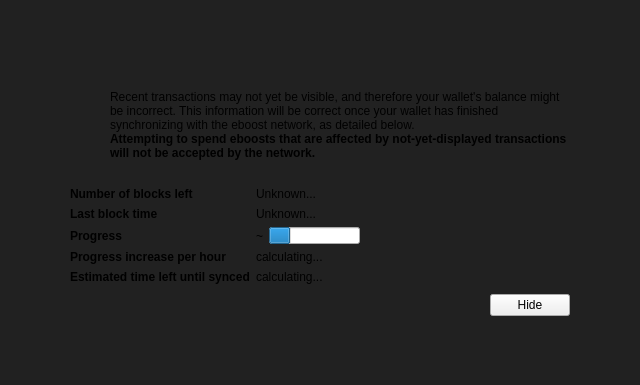
<?xml version="1.0" encoding="UTF-8"?>
<ui version="4.0">
 <class>ModalOverlay</class>
 <widget class="ModalOverlay" name="ModalOverlay">
  <property name="geometry">
   <rect>
    <x>0</x>
    <y>0</y>
    <width>640</width>
    <height>385</height>
   </rect>
  </property>
  <property name="windowTitle">
   <string>Form</string>
  </property>
  <layout class="QVBoxLayout" name="verticalLayout" stretch="0">
   <property name="sizeConstraint">
    <enum>QLayout::SetDefaultConstraint</enum>
   </property>
   <property name="leftMargin">
    <number>0</number>
   </property>
   <property name="topMargin">
    <number>0</number>
   </property>
   <property name="rightMargin">
    <number>0</number>
   </property>
   <property name="bottomMargin">
    <number>0</number>
   </property>
   <item>
    <widget class="QWidget" name="bgWidget" native="true">
     <property name="styleSheet">
      <string notr="true">#bgWidget { background: rgba(0,0,0,220); }</string>
     </property>
     <layout class="QVBoxLayout" name="verticalLayoutMain" stretch="1">
      <property name="leftMargin">
       <number>60</number>
      </property>
      <property name="topMargin">
       <number>60</number>
      </property>
      <property name="rightMargin">
       <number>60</number>
      </property>
      <property name="bottomMargin">
       <number>60</number>
      </property>
      <item>
       <widget class="QWidget" name="contentWidget" native="true">
        <layout class="QVBoxLayout" name="verticalLayoutSub" stretch="1,0,0,0">
         <property name="spacing">
          <number>0</number>
         </property>
         <property name="leftMargin">
          <number>10</number>
         </property>
         <property name="topMargin">
          <number>10</number>
         </property>
         <property name="rightMargin">
          <number>10</number>
         </property>
         <property name="bottomMargin">
          <number>10</number>
         </property>
         <item>
          <layout class="QHBoxLayout" name="horizontalLayoutIconText" stretch="0,1">
           <property name="topMargin">
            <number>20</number>
           </property>
           <item>
            <layout class="QVBoxLayout" name="verticalLayoutIcon">
             <property name="leftMargin">
              <number>0</number>
             </property>
             <item>
              <widget class="QPushButton" name="warningIcon">
               <property name="enabled">
                <bool>false</bool>
               </property>
               <property name="text">
                <string/>
               </property>
               <property name="icon">
                <iconset>
                 <normaloff>:/icons/warning</normaloff>
                 <disabledoff>:/icons/warning</disabledoff>:/icons/warning</iconset>
               </property>
               <property name="iconSize">
                <size>
                 <width>48</width>
                 <height>48</height>
                </size>
               </property>
               <property name="flat">
                <bool>true</bool>
               </property>
              </widget>
             </item>
             <item>
              <spacer name="verticalSpacerWarningIcon">
               <property name="orientation">
                <enum>Qt::Vertical</enum>
               </property>
               <property name="sizeHint" stdset="0">
                <size>
                 <width>20</width>
                 <height>40</height>
                </size>
               </property>
              </spacer>
             </item>
            </layout>
           </item>
           <item>
            <layout class="QVBoxLayout" name="verticalLayoutInfoText">
             <property name="leftMargin">
              <number>0</number>
             </property>
             <property name="topMargin">
              <number>0</number>
             </property>
             <item>
              <widget class="QLabel" name="infoText">
               <property name="text">
                <string>Recent transactions may not yet be visible, and therefore your wallet's balance might be incorrect. This information will be correct once your wallet has finished synchronizing with the eboost network, as detailed below.</string>
               </property>
               <property name="textFormat">
                <enum>Qt::RichText</enum>
               </property>
               <property name="wordWrap">
                <bool>true</bool>
               </property>
              </widget>
             </item>
             <item>
              <widget class="QLabel" name="infoTextStrong">
               <property name="font">
                <font>
                 <weight>75</weight>
                 <bold>true</bold>
                </font>
               </property>
               <property name="text">
                <string>Attempting to spend eboosts that are affected by not-yet-displayed transactions will not be accepted by the network.</string>
               </property>
               <property name="textFormat">
                <enum>Qt::RichText</enum>
               </property>
               <property name="wordWrap">
                <bool>true</bool>
               </property>
              </widget>
             </item>
             <item>
              <spacer name="verticalSpacerInTextSpace">
               <property name="orientation">
                <enum>Qt::Vertical</enum>
               </property>
               <property name="sizeHint" stdset="0">
                <size>
                 <width>20</width>
                 <height>40</height>
                </size>
               </property>
              </spacer>
             </item>
            </layout>
           </item>
          </layout>
         </item>
         <item>
          <spacer name="verticalSpacerAfterText">
           <property name="orientation">
            <enum>Qt::Vertical</enum>
           </property>
           <property name="sizeHint" stdset="0">
            <size>
             <width>20</width>
             <height>40</height>
            </size>
           </property>
          </spacer>
         </item>
         <item>
          <layout class="QFormLayout" name="formLayout">
           <property name="fieldGrowthPolicy">
            <enum>QFormLayout::FieldsStayAtSizeHint</enum>
           </property>
           <property name="horizontalSpacing">
            <number>6</number>
           </property>
           <property name="verticalSpacing">
            <number>6</number>
           </property>
           <property name="topMargin">
            <number>10</number>
           </property>
           <item row="0" column="0">
            <widget class="QLabel" name="labelNumberOfBlocksLeft">
             <property name="font">
              <font>
               <weight>75</weight>
               <bold>true</bold>
              </font>
             </property>
             <property name="text">
              <string>Number of blocks left</string>
             </property>
            </widget>
           </item>
           <item row="0" column="1">
            <widget class="QLabel" name="numberOfBlocksLeft">
             <property name="text">
              <string>Unknown...</string>
             </property>
            </widget>
           </item>
           <item row="1" column="0">
            <widget class="QLabel" name="labelLastBlockTime">
             <property name="font">
              <font>
               <weight>75</weight>
               <bold>true</bold>
              </font>
             </property>
             <property name="text">
              <string>Last block time</string>
             </property>
            </widget>
           </item>
           <item row="1" column="1">
            <widget class="QLabel" name="newestBlockDate">
             <property name="sizePolicy">
              <sizepolicy hsizetype="Maximum" vsizetype="Preferred">
               <horstretch>0</horstretch>
               <verstretch>0</verstretch>
              </sizepolicy>
             </property>
             <property name="text">
              <string>Unknown...</string>
             </property>
            </widget>
           </item>
           <item row="2" column="0">
            <widget class="QLabel" name="labelSyncDone">
             <property name="font">
              <font>
               <weight>75</weight>
               <bold>true</bold>
              </font>
             </property>
             <property name="text">
              <string>Progress</string>
             </property>
            </widget>
           </item>
           <item row="2" column="1">
            <layout class="QHBoxLayout" name="horizontalLayoutSync" stretch="0,1">
             <item>
              <widget class="QLabel" name="percentageProgress">
               <property name="text">
                <string notr="true">~</string>
               </property>
              </widget>
             </item>
             <item>
              <widget class="QProgressBar" name="progressBar">
               <property name="value">
                <number>24</number>
               </property>
               <property name="format">
                <string/>
               </property>
              </widget>
             </item>
            </layout>
           </item>
           <item row="4" column="0">
            <widget class="QLabel" name="labelProgressIncrease">
             <property name="font">
              <font>
               <weight>75</weight>
               <bold>true</bold>
              </font>
             </property>
             <property name="text">
              <string>Progress increase per hour</string>
             </property>
            </widget>
           </item>
           <item row="4" column="1">
            <widget class="QLabel" name="progressIncreasePerH">
             <property name="text">
              <string>calculating...</string>
             </property>
            </widget>
           </item>
           <item row="5" column="0">
            <widget class="QLabel" name="labelEstimatedTimeLeft">
             <property name="font">
              <font>
               <weight>75</weight>
               <bold>true</bold>
              </font>
             </property>
             <property name="text">
              <string>Estimated time left until synced</string>
             </property>
            </widget>
           </item>
           <item row="5" column="1">
            <widget class="QLabel" name="expectedTimeLeft">
             <property name="text">
              <string>calculating...</string>
             </property>
            </widget>
           </item>
          </layout>
         </item>
         <item>
          <layout class="QHBoxLayout" name="horizontalLayoutButtons">
           <property name="leftMargin">
            <number>10</number>
           </property>
           <property name="topMargin">
            <number>10</number>
           </property>
           <item>
            <spacer name="horizontalSpacer">
             <property name="orientation">
              <enum>Qt::Horizontal</enum>
             </property>
             <property name="sizeHint" stdset="0">
              <size>
               <width>40</width>
               <height>20</height>
              </size>
             </property>
            </spacer>
           </item>
           <item>
            <widget class="QPushButton" name="closeButton">
             <property name="text">
              <string>Hide</string>
             </property>
            </widget>
           </item>
          </layout>
         </item>
        </layout>
       </widget>
      </item>
     </layout>
    </widget>
   </item>
  </layout>
 </widget>
 <customwidgets>
  <customwidget>
   <class>ModalOverlay</class>
   <extends>QWidget</extends>
   <header>modaloverlay.h</header>
   <container>1</container>
  </customwidget>
 </customwidgets>
 <resources/>
 <connections/>
</ui>
